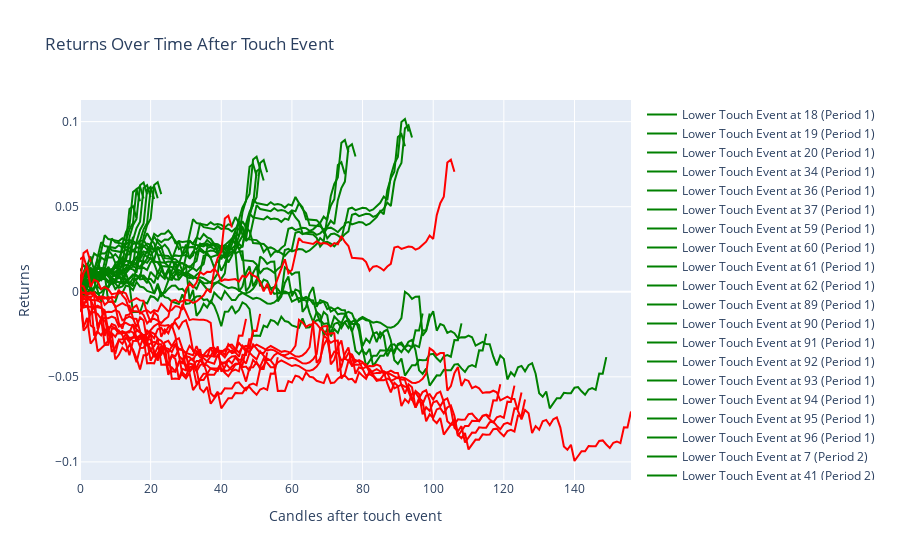

Notebook cell for this chart:
### Code cell
fig = go.Figure()

# Iterate through each touch event in the dictionaries and add a line for the values over time
for key, values in lower_returns_dict.items():
    period_idx, touch_idx = key
    fig.add_trace(go.Scatter(y=values.values, mode='lines', 
                             name=f'Lower Touch Event at {touch_idx} (Period {period_idx+1})', line=dict(color='green')))

for key, values in upper_returns_dict.items():
    period_idx, touch_idx = key
    fig.add_trace(go.Scatter(y=values.values, mode='lines', 
                             name=f'Upper Touch Event at {touch_idx} (Period {period_idx+1})', line=dict(color='red')))

fig.update_layout(title='Returns Over Time After Touch Event', xaxis_title='Candles after touch event', yaxis_title='Returns')
fig.show()
